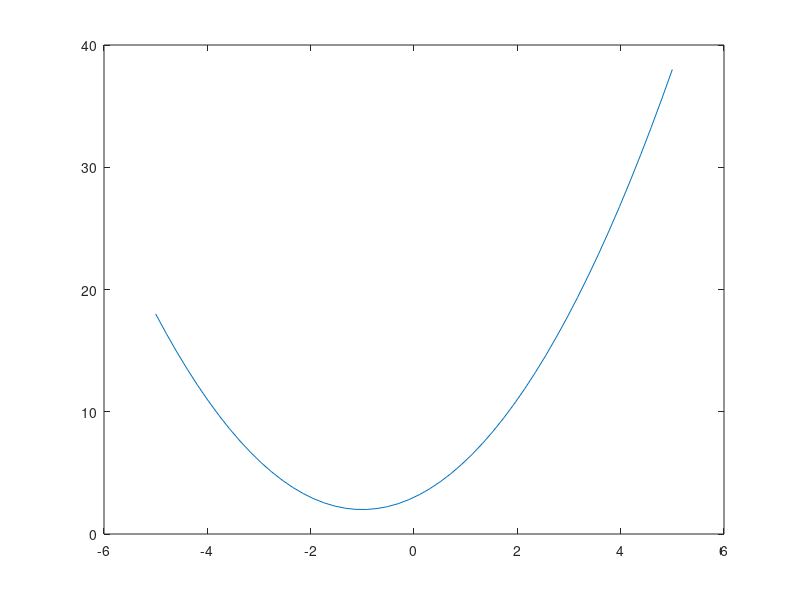

Recreate this plot in MATLAB. (Note: this script raises an error after producing the figure.)
%% sim11 solving equations
%% -------------------------------------------------------------------------

%% -------------------------------------------------------------------------
%% I single equation
%% -------------------------------------------------------------------------

%% polynomial equation: roots
clear 
% p(x) = 4x^5+3x^3-7x^2+11
% q(x) = -x^4+ x^3- x
x=linspace(-1,1,50);
% compact representation of polynomials: coefficients vector
p=[4 0 3 -7 0 11];
q=[-1 1 0 -1 0];
% evaluate coefficient vector
plot(x,polyval(p,x),'r',x,polyval(q,x),'b'), grid on

% find zeros (roots) of polynomial equation (check with data cursor)
np=roots(p)
nq=roots(q)

% inverse function of roots: 
% find the polynomial with given zeros
poly(np)

%% exercise 11.1: quadratic equation
% Find the solution of this equation
% a*x^2 + b*x + c = 0
% with the parameters
a=1; b=2; c=3;

x=linspace(-5,5,50);

p = [1 2 3];
plot(x, polyval(p,x))
np = roots(p)

%% symbolic solution: solve (symbolic toolbox)
syms a b c d x 

pretty(solve(a*x^2+b*x+c==0,x))   % quadratic equation 

% (==0 can be omitted)
s=solve(a*x^3+b*x^2+c*x+d,x)      % cubic equation: 'MaxDegree', 3

% % Rewrite symbolic expression in terms of common subexpressions 
subexpr(s)      % subexpression in variable sigma    

% if a symbolic solution is not available, 
% the equation will be solved numerically (vpasolve)
solve(cos(x)==x)

%% Non-polynomial equations require iterative solution procedures 
% -> fzero() requires starting value

% built in function
x=fzero(@sin,3)     % find sin(x)=0 with start value x=3
x=fzero(@sin,1)     % start value x=1
x=fzero(@cos,[1 2]) % search in intervall

% anonymous function
f=@(x) x^3-2*x-1;
iv=[-1.5,2];        % Intervall
fzero(f,iv)
% string argument will be accepted
fzero('x^3-2*x-1',iv)
% Even if there are several zeros, 
%  fzero always finds only one!
fplot(f,iv), grid on

% comparison: only roots() finds complex ...
roots([1 0 -2 -1])
% ... and double zeros
f=@(x) x.^3-x.^2
fplot(f,[-1,2]), grid on
fzero(f,-1)
roots([1 -1 0 0])

%----------------------------------------------------


% a function with several parameters,
f=@(x,p1,p2) exp(p1*x)-p2*x;
iv=[1,2];        % Intervall
% must be redefined to a function with a single parameter
p1=1;p2=3;
f1=@(x) f(x,p1,p2);  
fzero(f1,iv)
% alternative
fzero(@(x) f(x,p1,p2),iv)
% alternative: fsolve -> see below

% How does fzero work?
% Animation of the basic idea
% https://de.wikipedia.org/wiki/Bisektion#Kontinuierlicher_Fall
clc
options = optimset('Display','iter'); % show iterations
fzero(@(x) cos(x)-x,0,options)

%% exercise 11.2 
% plot f1(x)=cos(x) and f2(x)=x
% Calculate the intersection point and mark it graphically
f1 = @(x) cos(x);
f2 = @(x) x;

f = @(x) f1(x) - f2(x);

solution = fzero(f, 0);

x = linspace(-5,5,100);
plot(x, f1(x)); hold on;
plot(x, f2(x));
plot(solution, f1(solution), 'g.', 'MarkerSize', 10);
hold off;
grid on;


%% -------------------------------------------------------------------------
%% II systems of equations
%% -------------------------------------------------------------------------

%% linear systems of equations: backslash\
% X=A/B resolves the equation X*A=B to X
% X=A\B resolves the equation A*X=B to X
% example
% 10x1 - 7x2       = 7
% -3x1 + 2x2 + 6x3 = 4
%  5x1 -  x2 + 5x3 = 6

M=[10 -7 0;
   -3  2 6; 
    5 -1 5];
y=[7;4;6];
x=M\y
% x=y'/M'   % alternative
M*x         % check that the result is the right side of the equation
%% 

M^-1 * y   % inverse Matrix as alternative to M\

%% symbolic: solve
% equivalent to the above example for a=0

syms x1 x2 x3 a
eq1 = 10*x1 - 7*x2 + a*x3 == 7;
eq2 = -3*x1 + 2*x2 + 6*x3 == 4;
eq3 = 5*x1 -   x2 + 5*x3 == 6;
[X1, X2, X3] = solve(eq1,eq2,eq3,x1,x2,x3) 
% for comparions: evaluate a=0
subs([X1,X2,X3],a,0)

% transform a system of equations to matrix form
[A,b]=equationsToMatrix([eq1,eq2,eq3],[x1,x2,x3])

%% exercise 11.3
% The coordinates of three points are given. 
% Find the parabola through these points by solving the three equations 
clear, clc, clf

x=[-1;4;7];
y=[ 2;6;5];
plot(x,y,'o');hold on; grid on

% Hint
% equation: y = a1*x^2 + a2*x^1 + a3 
% Find the unknown vector a=(a1,a2,a3) from the 
% matrix of coordinates X=[x.^2, x.^1, x.^0] and the vector y
X =[x.^2, x.^1, x.^0];

% we need to solve X * a = y for a
a = X\y

x = linspace(-5,10,100);
y = a(1)*x.^2 + a(2)*x + a(3);

plot(x,y);
hold off;

%% nonlinear systems of equations: fsolve
% n equations for n unknowns must be given
% n unknowns must be defined as a single vector 

% example from above
% avoid spaces!
f=@(x)[10*x(1) - 7*x(2)-7;          % =0     
       -3*x(1) + 2*x(2)+6*x(3)-4;   % =0
        5*x(1) -   x(2)+5*x(3)-6];  % =0  

x0=[0,0,0]; % starting value
x=fsolve(f,x0)

% alternative: define function as m-file or local function (line 215)
x=fsolve(@fsolveFkt,x0)
% application see problem "terminal velocity"
% Hint: local functions can not be used with F9 (use ctrl-return)

%% vpasolve
% is the most flexible numeric equation solver
% like solve() 
% a) allows symbolic definition of equation
% b) for single and systems of equations
% like fzero() und fsolve() 
% allows to supply the starting value

% example: system of equations from above 
clear,clc
syms x1 x2 x3 
eq1 = 10*x1 - 7*x2 + sin(x3) == 7;
eq2 = -3*x1 + 2*x2 + 6*x3 == 4;
eq3 = 5*x1 -   x2 + 5*x3 == 6;
x0=[0,0,0];     % starting values x1=x2=x3=0
[X1, X2, X3] = vpasolve(eq1,eq2,eq3,x1,x2,x3,x0) 


% example with verification plot 
clear,clc,clf
syms x
f=x^3-2*x-1
x=vpasolve(f)   % alternative: solve 
fplot(f,[-1.5,2]); 
grid on, hold on
plot(eval(x),eval(f),'o')

% alternative: convert to nonysmbolic matlab
figure(2)
F=matlabFunction(f);    % symbolic function -> anonymous function
lsg=eval(x)             % symbolic value -> numeric value
xx=linspace(-1.5,2);
plot(xx,F(xx))
grid on, hold on
plot(lsg,F(lsg),'o')


%% exercise 11.4
% Find all solutions of these two equations
% x1^2 - x2 + 1=0
% x1 - cos(pi/2*x2) = 0
clear, clc, clf

%% -------------------------------------------------------------------
%% local function for fsolve
function f=fsolveFkt(x)
% avoid spaces since could be interpreted as column separation
f=[10*x(1)-7*x(2)-7;      
   -3*x(1)+2*x(2)+6*x(3)-4;
    5*x(1)-x(2)+5*x(3)-6];  
end